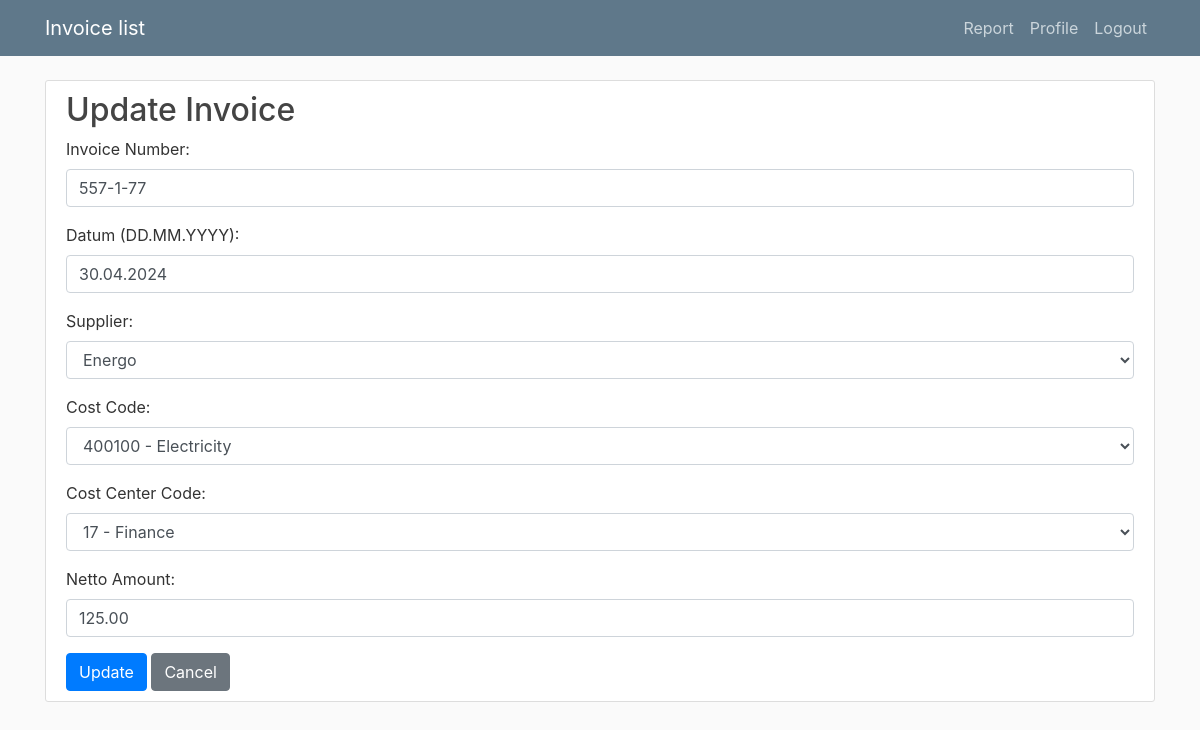
Screenshot of /update_invoice/31/ (signed in) with the database file from the repository.
### invoice/models.py (models this page shows, shortened)
class Invoice(models.Model):
    cost_code = models.ForeignKey(TypeOfCost, on_delete=models.CASCADE)
    cost_center_code = models.ForeignKey(CostCenter, on_delete=models.CASCADE)
    supplier = models.ForeignKey(Supplier, on_delete=models.CASCADE)
    netto_amount = models.DecimalField(max_digits=10, decimal_places=2)
    date = models.DateField()
    invoice_number = models.CharField(max_length=20)
    user = models.ForeignKey(User, on_delete=models.CASCADE)

class Supplier(models.Model):
	supplier_name = models.CharField(max_length=40)
	def __str__(self):
         return self.supplier_name

class TypeOfCost(models.Model):
	cost_code = models.IntegerField()
	cost_name = models.CharField(max_length=40)
	def __str__(self):
	   return f"{self.cost_code} - {self.cost_name}"

class CostCenter(models.Model):
	cost_center_code = models.IntegerField()
	cost_center_name = models.CharField(max_length=40)
	def __str__(self):
	   return f"{self.cost_center_code} - {self.cost_center_name}"

### invoice/views.py (the view)
# urls.py: path('update_invoice/<int:pk>/', views.update_invoice, name='update_invoice'),
@login_required
def update_invoice(request, pk):
    invoice = get_object_or_404(Invoice, pk=pk)
    if request.method == 'POST':
        form = InvoiceForm(request.POST, instance=invoice)
        if form.is_valid():
            date = form.cleaned_data['date']
            formatted_date = date.strftime("%Y-%m-%d")  # Novi format datuma
            form.cleaned_data['date'] = formatted_date  # Ažuriranje datuma u formi
            form.save()
            return redirect('invoice-detail', pk=pk)
    else:
        form = InvoiceForm(instance=invoice)
    return render(request, 'invoice/update_invoice.html', {'form': form})

### invoice/forms.py
class InvoiceForm(forms.ModelForm):
    cost_code = forms.ModelChoiceField(queryset=TypeOfCost.objects.all(), empty_label='')
    supplier = forms.ModelChoiceField(queryset=Supplier.objects.all(), empty_label='')
    cost_center_code = forms.ModelChoiceField(queryset=CostCenter.objects.all(), empty_label='')
    date = forms.DateField(label='Date (DD.MM.YYYY)', input_formats=['%d.%m.%Y'])
    class Meta:
        model = Invoice
        fields = ['invoice_number', 'date', 'supplier', 'cost_code', 'cost_center_code', 'netto_amount']

### users/templatetags/custom_filters.py (called while the page is built)
@register.filter
def format_number(value):
    try:
        locale.setlocale(locale.LC_ALL, 'it_IT.UTF-8')
        formatted_value = locale.format_string("%0.2f", value, grouping=True)
        return formatted_value
    except (ValueError, locale.Error):
        return value

### invoice/templates/invoice/update_invoice.html (shortened to what this page needs)
{% extends "invoice/base.html" %}
{% load static %}
{% load crispy_forms_tags %}
{% load custom_filters %}
{% block content %}
<div class="content-section">
    <h2>Update Invoice</h2>
    <form id="update-form" method="post" class="crispy">
        <div class="form-group">
            <label for="id_invoice_number">Invoice Number:</label>
            <input type="text" class="form-control" id="id_invoice_number" name="invoice_number" value="{{ form.instance.invoice_number }}">
        </div>
        <div class="form-group">
            <label for="id_date">Datum (DD.MM.YYYY):</label>
            <input type="text" class="form-control" id="id_date" name="date" value="{{ form.instance.date|date:'d.m.Y' }}">
        </div>
        <div class="form-group">
            <label for="id_supplier">Supplier:</label>
            <select class="form-control" id="id_supplier" name="supplier">
                {% for supplier in form.fields.supplier.queryset %}
                    <option value="{{ supplier.pk }}" {% if supplier.pk == form.instance.supplier.pk %}selected{% endif %}>{{ supplier }}</option>
                {% endfor %}
            </select>
        </div>
        <div class="form-group">
            <label for="id_cost_code">Cost Code:</label>
            <select class="form-control" id="id_cost_code" name="cost_code">
                {% for cost_code in form.fields.cost_code.queryset %}
                    <option value="{{ cost_code.pk }}" {% if cost_code.pk == form.instance.cost_code.pk %}selected{% endif %}>{{ cost_code }}</option>
                {% endfor %}
            </select>
        </div>
        <div class="form-group">
            <label for="id_cost_center_code">Cost Center Code:</label>
            <select class="form-control" id="id_cost_center_code" name="cost_center_code">
                {% for cost_center_code in form.fields.cost_center_code.queryset %}
                    <option value="{{ cost_center_code.pk }}" {% if cost_center_code.pk == form.instance.cost_center_code.pk %}selected{% endif %}>{{ cost_center_code }}</option>
                {% endfor %}
            </select>
        </div>
        <div class="form-group">
            <label for="id_netto_amount">Netto Amount:</label>
            <input type="text" class="form-control" id="id_netto_amount" name="netto_amount" value="{{ form.instance.netto_amount |format_number }}">
        </div>
        <button type="button" class="btn btn-primary" onclick="confirmUpdate()">Update</button>
        <a href="{% url 'invoice-detail' pk=form.instance.pk %}" class="btn btn-secondary">Cancel</a>
    </form>
</div>
{% endblock content %}

### invoice/static/invoice/main.css (style rules this page uses)
body { background: #fafafa; color: #333333; margin-top: 5rem; }
h1, h2, h3, h4, h5, h6 { color: #444444; }
.content-section { background: #ffffff; padding: 10px 20px; border: 1px solid #dddddd; border-radius: 3px; margin-bottom: 20px; }

### rows the page displays
Invoice: invoice_number "557-1-77", date "30.04.2024", supplier "Energo", cost_code "400100 - Electricity", cost_center_code "17 - Finance", netto_amount "125.00"
